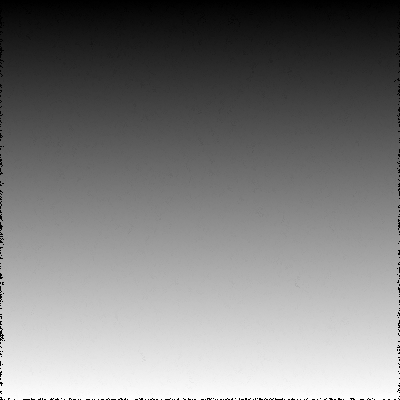
Frame 1 (no input)
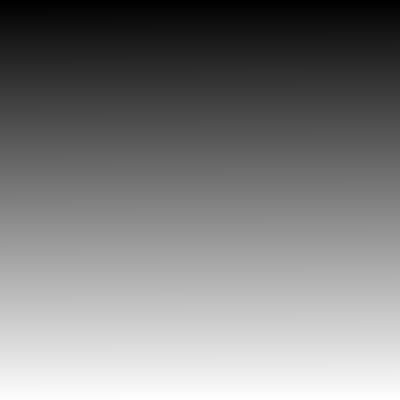
Frame 60 (the mouse pressed at the canvas centre just before this capture)
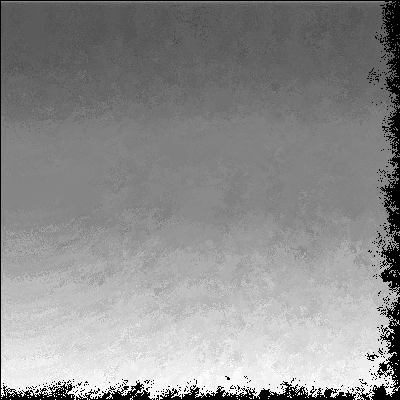
Frame 120 (the mouse held since frame 60 and released just before this capture)

The Processing sketch that drew these frames (run headless with seeded random() and noise(); from frame 60 on, the mouse is pressed at the canvas centre):

// Processing sketch: processing_12411
// ── processing_12411.pde

int w = 400;
float c;
int rand;
void setup()
{
  size(400,400);
  for(int i = 0; i < w*w; i++)
  {
    if((i)%int(random(100)+1) == 0)c = norm(i%w+i/w * w, 0.0, w*w)*255;
    set(i%w, i/w, color(c));
  }
}

void draw()
{
  for(int i = 0; i < w*w; i++)
  {
    int dirX = int(norm(mouseX, 0.0, i%w));
    int dirY = int(norm(mouseY, 0.0, i/w));
    int randX = round(random(-2,2));
    int randY = round(random(-2,2));
    set(i%w, i/w, get(i%w + randX + dirX, i/w + randY + dirY));
  }

}

void mousePressed()
{
  setup();
}
